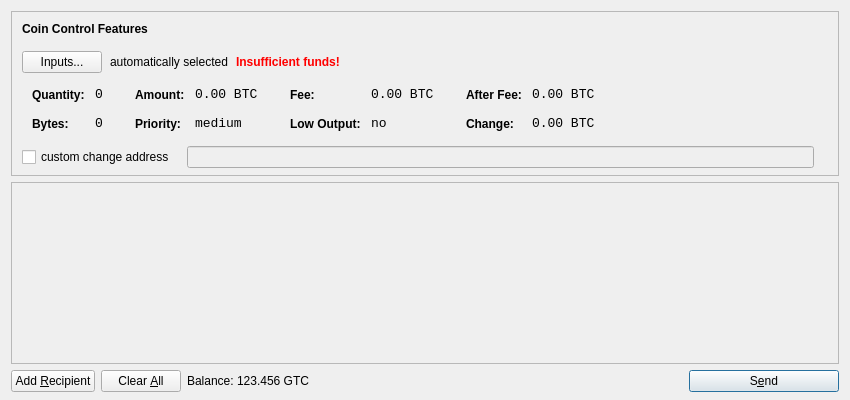
<?xml version="1.0" encoding="UTF-8"?>
<ui version="4.0">
 <class>SendCoinsDialog</class>
 <widget class="QDialog" name="SendCoinsDialog">
  <property name="geometry">
   <rect>
    <x>0</x>
    <y>0</y>
    <width>850</width>
    <height>400</height>
   </rect>
  </property>
  <property name="windowTitle">
   <string>Send Coins</string>
  </property>
  <layout class="QVBoxLayout" name="verticalLayout" stretch="0,1,0">
   <property name="bottomMargin">
    <number>8</number>
   </property>
   <item>
    <widget class="QFrame" name="frameCoinControl">
     <property name="sizePolicy">
      <sizepolicy hsizetype="Expanding" vsizetype="Expanding">
       <horstretch>0</horstretch>
       <verstretch>0</verstretch>
      </sizepolicy>
     </property>
     <property name="maximumSize">
      <size>
       <width>16777215</width>
       <height>16777215</height>
      </size>
     </property>
     <property name="frameShape">
      <enum>QFrame::StyledPanel</enum>
     </property>
     <property name="frameShadow">
      <enum>QFrame::Sunken</enum>
     </property>
     <layout class="QVBoxLayout" name="verticalLayoutCoinControl2">
      <property name="spacing">
       <number>-1</number>
      </property>
      <property name="leftMargin">
       <number>0</number>
      </property>
      <property name="topMargin">
       <number>0</number>
      </property>
      <property name="rightMargin">
       <number>0</number>
      </property>
      <property name="bottomMargin">
       <number>6</number>
      </property>
      <item>
       <layout class="QVBoxLayout" name="verticalLayoutCoinControl" stretch="0,0,0,0,1">
        <property name="spacing">
         <number>0</number>
        </property>
        <property name="leftMargin">
         <number>10</number>
        </property>
        <property name="topMargin">
         <number>10</number>
        </property>
        <item>
         <layout class="QHBoxLayout" name="horizontalLayoutCoinControl1">
          <property name="bottomMargin">
           <number>15</number>
          </property>
          <item>
           <widget class="QLabel" name="labelCoinControlFeatures">
            <property name="sizePolicy">
             <sizepolicy hsizetype="Preferred" vsizetype="Maximum">
              <horstretch>0</horstretch>
              <verstretch>0</verstretch>
             </sizepolicy>
            </property>
            <property name="font">
             <font>
              <weight>75</weight>
              <bold>true</bold>
             </font>
            </property>
            <property name="styleSheet">
             <string notr="true">font-weight:bold;</string>
            </property>
            <property name="text">
             <string>Coin Control Features</string>
            </property>
           </widget>
          </item>
         </layout>
        </item>
        <item>
         <layout class="QHBoxLayout" name="horizontalLayoutCoinControl2" stretch="0,0,0,0">
          <property name="spacing">
           <number>8</number>
          </property>
          <property name="bottomMargin">
           <number>10</number>
          </property>
          <item>
           <widget class="QPushButton" name="pushButtonCoinControl">
            <property name="styleSheet">
             <string notr="true"/>
            </property>
            <property name="text">
             <string>Inputs...</string>
            </property>
           </widget>
          </item>
          <item>
           <widget class="QLabel" name="labelCoinControlAutomaticallySelected">
            <property name="text">
             <string>automatically selected</string>
            </property>
            <property name="margin">
             <number>5</number>
            </property>
           </widget>
          </item>
          <item>
           <widget class="QLabel" name="labelCoinControlInsuffFunds">
            <property name="font">
             <font>
              <weight>75</weight>
              <bold>true</bold>
             </font>
            </property>
            <property name="styleSheet">
             <string notr="true">color:red;font-weight:bold;</string>
            </property>
            <property name="text">
             <string>Insufficient funds!</string>
            </property>
            <property name="margin">
             <number>5</number>
            </property>
           </widget>
          </item>
          <item>
           <spacer name="horizontalSpacerCoinControl">
            <property name="orientation">
             <enum>Qt::Horizontal</enum>
            </property>
            <property name="sizeHint" stdset="0">
             <size>
              <width>40</width>
              <height>1</height>
             </size>
            </property>
           </spacer>
          </item>
         </layout>
        </item>
        <item>
         <widget class="QWidget" name="widgetCoinControl" native="true">
          <property name="sizePolicy">
           <sizepolicy hsizetype="Preferred" vsizetype="Preferred">
            <horstretch>0</horstretch>
            <verstretch>0</verstretch>
           </sizepolicy>
          </property>
          <property name="minimumSize">
           <size>
            <width>0</width>
            <height>0</height>
           </size>
          </property>
          <property name="styleSheet">
           <string notr="true"/>
          </property>
          <layout class="QHBoxLayout" name="horizontalLayoutCoinControl5">
           <property name="margin">
            <number>0</number>
           </property>
           <item>
            <layout class="QHBoxLayout" name="horizontalLayoutCoinControl3" stretch="0,0,0,1">
             <property name="spacing">
              <number>20</number>
             </property>
             <property name="topMargin">
              <number>0</number>
             </property>
             <property name="bottomMargin">
              <number>10</number>
             </property>
             <item>
              <layout class="QFormLayout" name="formLayoutCoinControl1">
               <property name="horizontalSpacing">
                <number>10</number>
               </property>
               <property name="verticalSpacing">
                <number>14</number>
               </property>
               <property name="leftMargin">
                <number>10</number>
               </property>
               <property name="topMargin">
                <number>4</number>
               </property>
               <property name="rightMargin">
                <number>6</number>
               </property>
               <item row="0" column="0">
                <widget class="QLabel" name="labelCoinControlQuantityText">
                 <property name="styleSheet">
                  <string notr="true">font-weight:bold;</string>
                 </property>
                 <property name="text">
                  <string>Quantity:</string>
                 </property>
                 <property name="margin">
                  <number>0</number>
                 </property>
                </widget>
               </item>
               <item row="0" column="1">
                <widget class="QLabel" name="labelCoinControlQuantity">
                 <property name="font">
                  <font>
                   <family>Monospace</family>
                   <pointsize>10</pointsize>
                  </font>
                 </property>
                 <property name="cursor">
                  <cursorShape>IBeamCursor</cursorShape>
                 </property>
                 <property name="contextMenuPolicy">
                  <enum>Qt::ActionsContextMenu</enum>
                 </property>
                 <property name="text">
                  <string notr="true">0</string>
                 </property>
                 <property name="margin">
                  <number>0</number>
                 </property>
                 <property name="textInteractionFlags">
                  <set>Qt::LinksAccessibleByMouse|Qt::TextSelectableByKeyboard|Qt::TextSelectableByMouse</set>
                 </property>
                </widget>
               </item>
               <item row="1" column="0">
                <widget class="QLabel" name="labelCoinControlBytesText">
                 <property name="styleSheet">
                  <string notr="true">font-weight:bold;</string>
                 </property>
                 <property name="text">
                  <string>Bytes:</string>
                 </property>
                </widget>
               </item>
               <item row="1" column="1">
                <widget class="QLabel" name="labelCoinControlBytes">
                 <property name="font">
                  <font>
                   <family>Monospace</family>
                   <pointsize>10</pointsize>
                  </font>
                 </property>
                 <property name="cursor">
                  <cursorShape>IBeamCursor</cursorShape>
                 </property>
                 <property name="contextMenuPolicy">
                  <enum>Qt::ActionsContextMenu</enum>
                 </property>
                 <property name="text">
                  <string notr="true">0</string>
                 </property>
                 <property name="textInteractionFlags">
                  <set>Qt::LinksAccessibleByMouse|Qt::TextSelectableByKeyboard|Qt::TextSelectableByMouse</set>
                 </property>
                </widget>
               </item>
              </layout>
             </item>
             <item>
              <layout class="QFormLayout" name="formLayoutCoinControl2">
               <property name="horizontalSpacing">
                <number>10</number>
               </property>
               <property name="verticalSpacing">
                <number>14</number>
               </property>
               <property name="leftMargin">
                <number>6</number>
               </property>
               <property name="topMargin">
                <number>4</number>
               </property>
               <property name="rightMargin">
                <number>6</number>
               </property>
               <item row="0" column="0">
                <widget class="QLabel" name="labelCoinControlAmountText">
                 <property name="styleSheet">
                  <string notr="true">font-weight:bold;</string>
                 </property>
                 <property name="text">
                  <string>Amount:</string>
                 </property>
                 <property name="margin">
                  <number>0</number>
                 </property>
                </widget>
               </item>
               <item row="0" column="1">
                <widget class="QLabel" name="labelCoinControlAmount">
                 <property name="font">
                  <font>
                   <family>Monospace</family>
                   <pointsize>10</pointsize>
                  </font>
                 </property>
                 <property name="cursor">
                  <cursorShape>IBeamCursor</cursorShape>
                 </property>
                 <property name="contextMenuPolicy">
                  <enum>Qt::ActionsContextMenu</enum>
                 </property>
                 <property name="text">
                  <string notr="true">0.00 BTC</string>
                 </property>
                 <property name="textInteractionFlags">
                  <set>Qt::LinksAccessibleByMouse|Qt::TextSelectableByKeyboard|Qt::TextSelectableByMouse</set>
                 </property>
                </widget>
               </item>
               <item row="1" column="0">
                <widget class="QLabel" name="labelCoinControlPriorityText">
                 <property name="styleSheet">
                  <string notr="true">font-weight:bold;</string>
                 </property>
                 <property name="text">
                  <string>Priority:</string>
                 </property>
                </widget>
               </item>
               <item row="1" column="1">
                <widget class="QLabel" name="labelCoinControlPriority">
                 <property name="font">
                  <font>
                   <family>Monospace</family>
                   <pointsize>10</pointsize>
                  </font>
                 </property>
                 <property name="cursor">
                  <cursorShape>IBeamCursor</cursorShape>
                 </property>
                 <property name="contextMenuPolicy">
                  <enum>Qt::ActionsContextMenu</enum>
                 </property>
                 <property name="text">
                  <string>medium</string>
                 </property>
                 <property name="textInteractionFlags">
                  <set>Qt::LinksAccessibleByMouse|Qt::TextSelectableByKeyboard|Qt::TextSelectableByMouse</set>
                 </property>
                </widget>
               </item>
              </layout>
             </item>
             <item>
              <layout class="QFormLayout" name="formLayoutCoinControl3">
               <property name="horizontalSpacing">
                <number>10</number>
               </property>
               <property name="verticalSpacing">
                <number>14</number>
               </property>
               <property name="leftMargin">
                <number>6</number>
               </property>
               <property name="topMargin">
                <number>4</number>
               </property>
               <property name="rightMargin">
                <number>6</number>
               </property>
               <item row="0" column="0">
                <widget class="QLabel" name="labelCoinControlFeeText">
                 <property name="styleSheet">
                  <string notr="true">font-weight:bold;</string>
                 </property>
                 <property name="text">
                  <string>Fee:</string>
                 </property>
                 <property name="margin">
                  <number>0</number>
                 </property>
                </widget>
               </item>
               <item row="0" column="1">
                <widget class="QLabel" name="labelCoinControlFee">
                 <property name="font">
                  <font>
                   <family>Monospace</family>
                   <pointsize>10</pointsize>
                  </font>
                 </property>
                 <property name="cursor">
                  <cursorShape>IBeamCursor</cursorShape>
                 </property>
                 <property name="contextMenuPolicy">
                  <enum>Qt::ActionsContextMenu</enum>
                 </property>
                 <property name="text">
                  <string notr="true">0.00 BTC</string>
                 </property>
                 <property name="textInteractionFlags">
                  <set>Qt::LinksAccessibleByMouse|Qt::TextSelectableByKeyboard|Qt::TextSelectableByMouse</set>
                 </property>
                </widget>
               </item>
               <item row="1" column="0">
                <widget class="QLabel" name="labelCoinControlLowOutputText">
                 <property name="styleSheet">
                  <string notr="true">font-weight:bold;</string>
                 </property>
                 <property name="text">
                  <string>Low Output:</string>
                 </property>
                </widget>
               </item>
               <item row="1" column="1">
                <widget class="QLabel" name="labelCoinControlLowOutput">
                 <property name="font">
                  <font>
                   <family>Monospace</family>
                   <pointsize>10</pointsize>
                  </font>
                 </property>
                 <property name="cursor">
                  <cursorShape>IBeamCursor</cursorShape>
                 </property>
                 <property name="contextMenuPolicy">
                  <enum>Qt::ActionsContextMenu</enum>
                 </property>
                 <property name="text">
                  <string>no</string>
                 </property>
                 <property name="textInteractionFlags">
                  <set>Qt::LinksAccessibleByMouse|Qt::TextSelectableByKeyboard|Qt::TextSelectableByMouse</set>
                 </property>
                </widget>
               </item>
              </layout>
             </item>
             <item>
              <layout class="QFormLayout" name="formLayoutCoinControl4">
               <property name="horizontalSpacing">
                <number>10</number>
               </property>
               <property name="verticalSpacing">
                <number>14</number>
               </property>
               <property name="leftMargin">
                <number>6</number>
               </property>
               <property name="topMargin">
                <number>4</number>
               </property>
               <property name="rightMargin">
                <number>6</number>
               </property>
               <item row="0" column="0">
                <widget class="QLabel" name="labelCoinControlAfterFeeText">
                 <property name="styleSheet">
                  <string notr="true">font-weight:bold;</string>
                 </property>
                 <property name="text">
                  <string>After Fee:</string>
                 </property>
                 <property name="margin">
                  <number>0</number>
                 </property>
                </widget>
               </item>
               <item row="0" column="1">
                <widget class="QLabel" name="labelCoinControlAfterFee">
                 <property name="font">
                  <font>
                   <family>Monospace</family>
                   <pointsize>10</pointsize>
                  </font>
                 </property>
                 <property name="cursor">
                  <cursorShape>IBeamCursor</cursorShape>
                 </property>
                 <property name="contextMenuPolicy">
                  <enum>Qt::ActionsContextMenu</enum>
                 </property>
                 <property name="text">
                  <string notr="true">0.00 BTC</string>
                 </property>
                 <property name="textInteractionFlags">
                  <set>Qt::LinksAccessibleByMouse|Qt::TextSelectableByKeyboard|Qt::TextSelectableByMouse</set>
                 </property>
                </widget>
               </item>
               <item row="1" column="0">
                <widget class="QLabel" name="labelCoinControlChangeText">
                 <property name="styleSheet">
                  <string notr="true">font-weight:bold;</string>
                 </property>
                 <property name="text">
                  <string>Change:</string>
                 </property>
                </widget>
               </item>
               <item row="1" column="1">
                <widget class="QLabel" name="labelCoinControlChange">
                 <property name="font">
                  <font>
                   <family>Monospace</family>
                   <pointsize>10</pointsize>
                  </font>
                 </property>
                 <property name="cursor">
                  <cursorShape>IBeamCursor</cursorShape>
                 </property>
                 <property name="contextMenuPolicy">
                  <enum>Qt::ActionsContextMenu</enum>
                 </property>
                 <property name="text">
                  <string notr="true">0.00 BTC</string>
                 </property>
                 <property name="textInteractionFlags">
                  <set>Qt::LinksAccessibleByMouse|Qt::TextSelectableByKeyboard|Qt::TextSelectableByMouse</set>
                 </property>
                </widget>
               </item>
              </layout>
             </item>
            </layout>
           </item>
          </layout>
         </widget>
        </item>
        <item>
         <layout class="QHBoxLayout" name="horizontalLayoutCoinControl4" stretch="0,0,0">
          <property name="spacing">
           <number>12</number>
          </property>
          <property name="sizeConstraint">
           <enum>QLayout::SetDefaultConstraint</enum>
          </property>
          <property name="topMargin">
           <number>5</number>
          </property>
          <property name="rightMargin">
           <number>5</number>
          </property>
          <item>
           <widget class="QCheckBox" name="checkBoxCoinControlChange">
            <property name="text">
             <string>custom change address</string>
            </property>
           </widget>
          </item>
          <item>
           <widget class="QLineEdit" name="lineEditCoinControlChange">
            <property name="enabled">
             <bool>false</bool>
            </property>
            <property name="sizePolicy">
             <sizepolicy hsizetype="Expanding" vsizetype="Fixed">
              <horstretch>0</horstretch>
              <verstretch>0</verstretch>
             </sizepolicy>
            </property>
           </widget>
          </item>
          <item>
           <widget class="QLabel" name="labelCoinControlChangeLabel">
            <property name="sizePolicy">
             <sizepolicy hsizetype="Preferred" vsizetype="Expanding">
              <horstretch>0</horstretch>
              <verstretch>0</verstretch>
             </sizepolicy>
            </property>
            <property name="minimumSize">
             <size>
              <width>0</width>
              <height>0</height>
             </size>
            </property>
            <property name="text">
             <string/>
            </property>
            <property name="margin">
             <number>3</number>
            </property>
           </widget>
          </item>
         </layout>
        </item>
        <item>
         <spacer name="verticalSpacerCoinControl">
          <property name="orientation">
           <enum>Qt::Vertical</enum>
          </property>
          <property name="sizeHint" stdset="0">
           <size>
            <width>800</width>
            <height>1</height>
           </size>
          </property>
         </spacer>
        </item>
       </layout>
      </item>
     </layout>
    </widget>
   </item>
   <item>
    <widget class="QScrollArea" name="scrollArea">
     <property name="widgetResizable">
      <bool>true</bool>
     </property>
     <widget class="QWidget" name="scrollAreaWidgetContents">
      <property name="geometry">
       <rect>
        <x>0</x>
        <y>0</y>
        <width>830</width>
        <height>165</height>
       </rect>
      </property>
      <layout class="QVBoxLayout" name="verticalLayout_2">
       <property name="margin">
        <number>0</number>
       </property>
       <item>
        <layout class="QVBoxLayout" name="entries">
         <property name="spacing">
          <number>6</number>
         </property>
        </layout>
       </item>
       <item>
        <spacer name="verticalSpacer">
         <property name="orientation">
          <enum>Qt::Vertical</enum>
         </property>
         <property name="sizeHint" stdset="0">
          <size>
           <width>20</width>
           <height>40</height>
          </size>
         </property>
        </spacer>
       </item>
      </layout>
     </widget>
    </widget>
   </item>
   <item>
    <layout class="QHBoxLayout" name="horizontalLayout">
     <item>
      <widget class="QPushButton" name="addButton">
       <property name="toolTip">
        <string>Send to multiple recipients at once</string>
       </property>
       <property name="text">
        <string>Add &amp;Recipient</string>
       </property>
       <property name="icon">
        <iconset resource="../bitcoin.qrc">
         <normaloff>:/icons/add</normaloff>:/icons/add</iconset>
       </property>
       <property name="autoDefault">
        <bool>false</bool>
       </property>
      </widget>
     </item>
     <item>
      <widget class="QPushButton" name="clearButton">
       <property name="sizePolicy">
        <sizepolicy hsizetype="Minimum" vsizetype="Fixed">
         <horstretch>0</horstretch>
         <verstretch>0</verstretch>
        </sizepolicy>
       </property>
       <property name="toolTip">
        <string>Remove all transaction fields</string>
       </property>
       <property name="text">
        <string>Clear &amp;All</string>
       </property>
       <property name="icon">
        <iconset resource="../bitcoin.qrc">
         <normaloff>:/icons/remove</normaloff>:/icons/remove</iconset>
       </property>
       <property name="autoRepeatDelay">
        <number>300</number>
       </property>
       <property name="autoDefault">
        <bool>false</bool>
       </property>
      </widget>
     </item>
     <item>
      <layout class="QHBoxLayout" name="horizontalLayout_2">
       <property name="spacing">
        <number>3</number>
       </property>
       <item>
        <widget class="QLabel" name="label">
         <property name="text">
          <string>Balance:</string>
         </property>
        </widget>
       </item>
       <item>
        <widget class="QLabel" name="labelBalance">
         <property name="cursor">
          <cursorShape>IBeamCursor</cursorShape>
         </property>
         <property name="text">
          <string>123.456 GTC</string>
         </property>
         <property name="textInteractionFlags">
          <set>Qt::LinksAccessibleByMouse|Qt::TextSelectableByKeyboard|Qt::TextSelectableByMouse</set>
         </property>
        </widget>
       </item>
      </layout>
     </item>
     <item>
      <spacer name="horizontalSpacer">
       <property name="orientation">
        <enum>Qt::Horizontal</enum>
       </property>
       <property name="sizeHint" stdset="0">
        <size>
         <width>40</width>
         <height>20</height>
        </size>
       </property>
      </spacer>
     </item>
     <item>
      <widget class="QPushButton" name="sendButton">
       <property name="minimumSize">
        <size>
         <width>150</width>
         <height>0</height>
        </size>
       </property>
       <property name="toolTip">
        <string>Confirm the send action</string>
       </property>
       <property name="text">
        <string>S&amp;end</string>
       </property>
       <property name="icon">
        <iconset resource="../bitcoin.qrc">
         <normaloff>:/icons/send</normaloff>:/icons/send</iconset>
       </property>
       <property name="default">
        <bool>true</bool>
       </property>
      </widget>
     </item>
    </layout>
   </item>
  </layout>
 </widget>
 <resources>
  <include location="../bitcoin.qrc"/>
 </resources>
 <connections/>
</ui>
